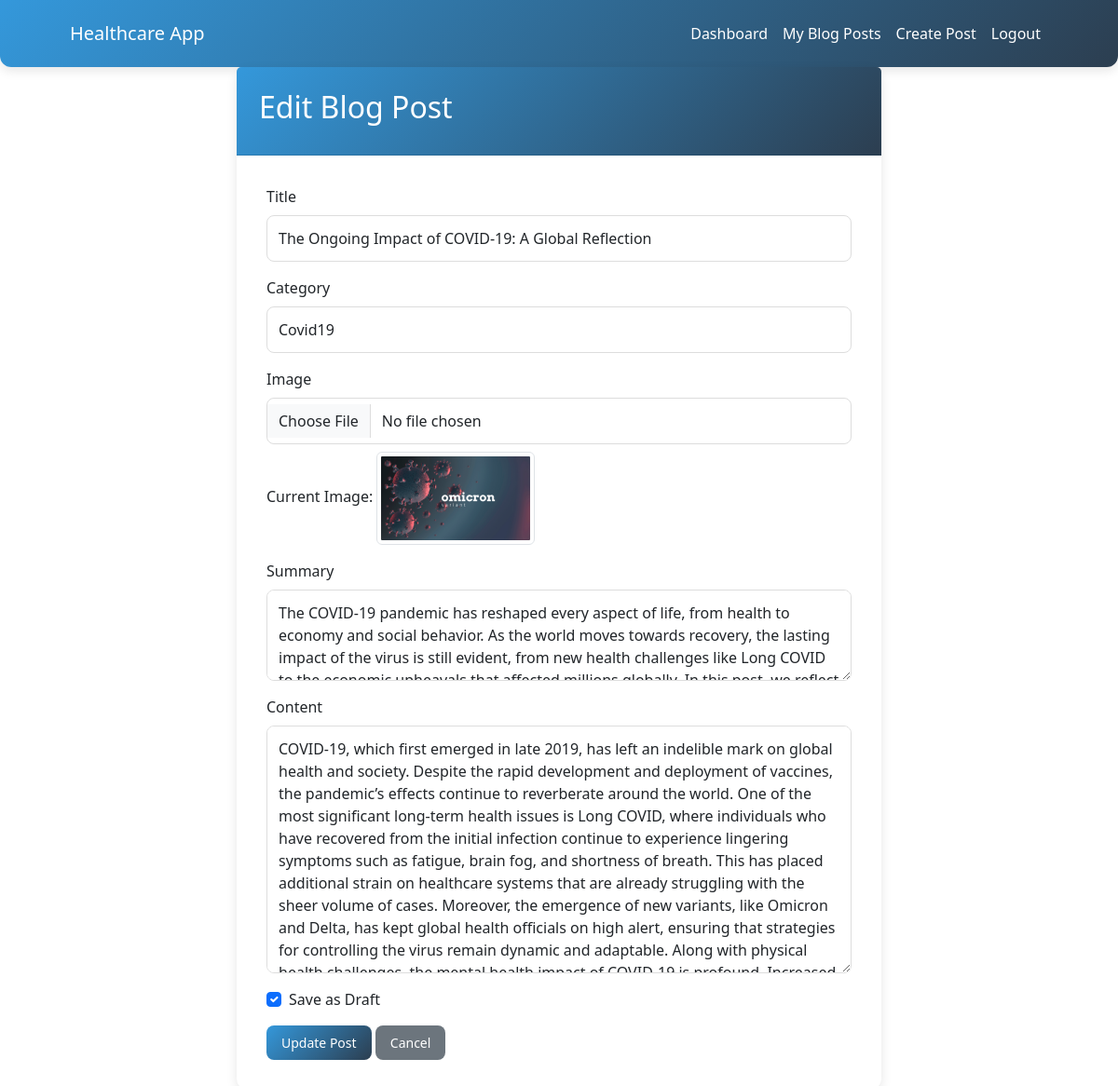
The page /blog/edit/2/ (signed in) on the database as committed earlier.
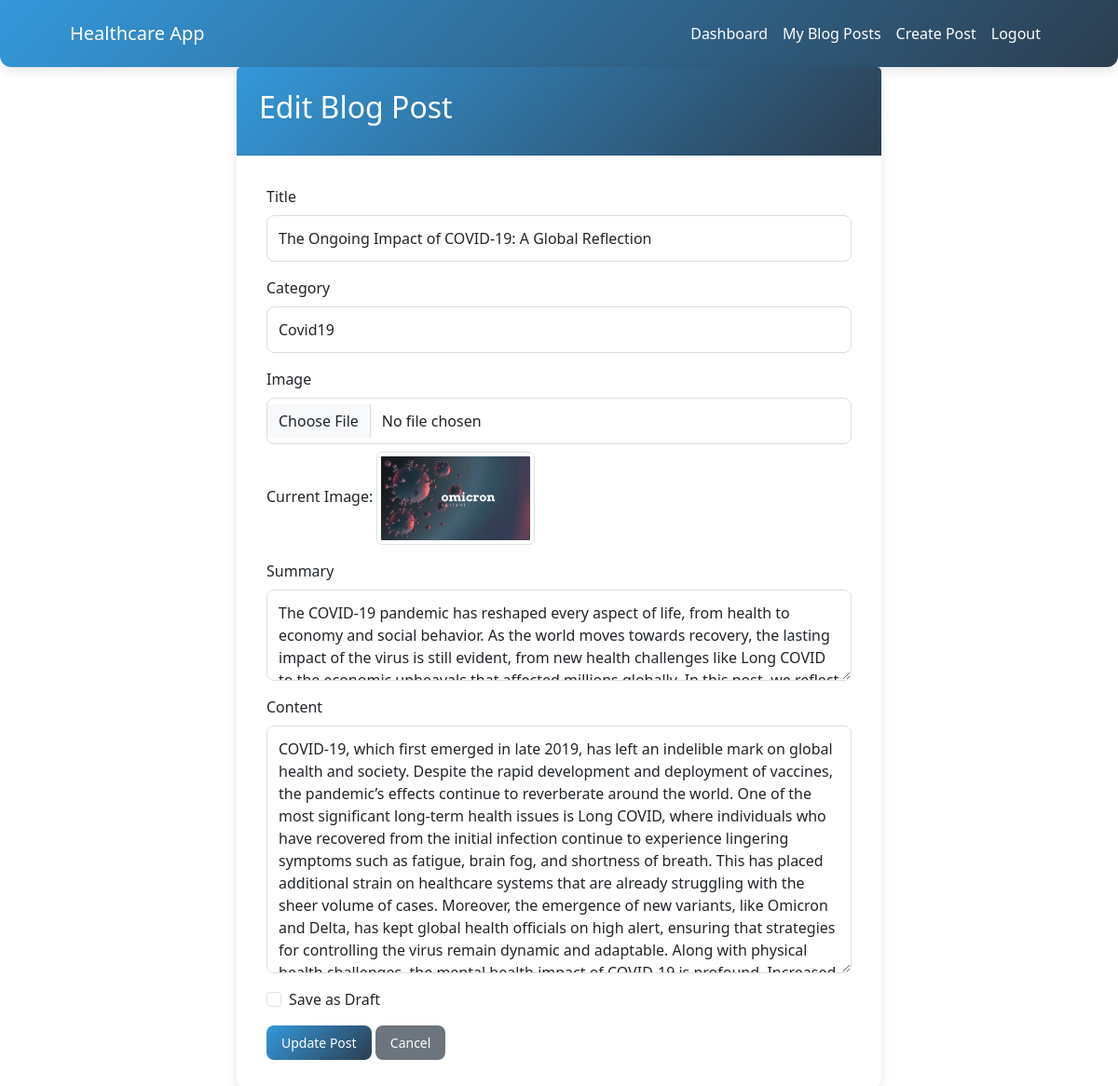
The same page on the database as committed later.
### blog/models.py (models this page shows, shortened)
class BlogPost(models.Model):
    title = models.CharField(max_length=200)
    image = models.ImageField(upload_to='blog_images/')
    category = models.ForeignKey(Category, on_delete=models.CASCADE)
    summary = models.TextField()
    content = models.TextField()
    author = models.ForeignKey(CustomUser, on_delete=models.CASCADE)
    created_at = models.DateTimeField(auto_now_add=True)
    updated_at = models.DateTimeField(auto_now=True)
    is_draft = models.BooleanField(default=False)

### blog/views.py (the view)
# urls.py: path('edit/<int:post_id>/', views.edit_blog_post, name='edit_blog_post'),
@login_required
def edit_blog_post(request, post_id):
    if request.user.user_type != 'doctor':
        return redirect('patient_dashboard')
    post = get_object_or_404(BlogPost, id=post_id, author=request.user)
    if request.method == 'POST':
        form = BlogPostForm(request.POST, request.FILES, instance=post)
        if form.is_valid():
            form.save()
            return redirect('my_blog_posts')
    else:
        form = BlogPostForm(instance=post)
    return render(request, 'blog/edit_post.html', {'form': form, 'post': post})

### blog/forms.py
class BlogPostForm(forms.ModelForm):
    class Meta:
        model = BlogPost
        fields = ['title', 'image', 'category', 'summary', 'content', 'is_draft']
        widgets = {
            'title': forms.TextInput(attrs={'class': 'form-control'}),
            'image': forms.FileInput(attrs={'class': 'form-control'}),
            'category': forms.Select(attrs={'class': 'form-control'}),
            'summary': forms.Textarea(attrs={'class': 'form-control', 'rows': 3}),
            'content': forms.Textarea(attrs={'class': 'form-control', 'rows': 10}),
            'is_draft': forms.CheckboxInput(attrs={'class': 'form-check-input'}),
        }
    def __init__(self, *args, **kwargs):
        super().__init__(*args, **kwargs)
        self.fields['category'].queryset = Category.objects.filter(
            name__in=['Mental Health', 'Heart Disease', 'Covid19', 'Immunization']
        )

### blog/models.py (called while the page is built)
    def __str__(self):
        return self.name

### blog/templates/blog/edit_post.html (shortened to what this page needs)
{% extends 'blog/base.html' %}
{% block content %}
<div class="row">
    <div class="col-md-8 offset-md-2">
        <div class="card">
            <div class="card-header">
                <h2>Edit Blog Post</h2>
            </div>
            <div class="card-body">
                <form method="post" enctype="multipart/form-data">
                    <div class="mb-3">
                        <label for="{{ form.title.id_for_label }}" class="form-label">Title</label>
                        {{ form.title }}
                    </div>
                    <div class="mb-3">
                        <label for="{{ form.category.id_for_label }}" class="form-label">Category</label>
                        {{ form.category }}
                    </div>
                    <div class="mb-3">
                        <label for="{{ form.image.id_for_label }}" class="form-label">Image</label>
                        {{ form.image }}
                        {% if post.image %}
                            <p class="mt-2">Current Image: <img src="{{ post.image.url }}" alt="{{ post.title }}" class="img-thumbnail" style="max-height: 100px;"></p>
                        {% endif %}
                    </div>
                    <div class="mb-3">
                        <label for="{{ form.summary.id_for_label }}" class="form-label">Summary</label>
                        {{ form.summary }}
                    </div>
                    <div class="mb-3">
                        <label for="{{ form.content.id_for_label }}" class="form-label">Content</label>
                        {{ form.content }}
                    </div>
                    <div class="mb-3 form-check">
                        {{ form.is_draft }}
                        <label class="form-check-label" for="{{ form.is_draft.id_for_label }}">Save as Draft</label>
                    </div>
                    <button type="submit" class="btn btn-primary">Update Post</button>
                    <a href="{% url 'my_blog_posts' %}" class="btn btn-secondary">Cancel</a>
                </form>
            </div>
        </div>
    </div>
</div>
{% endblock %}

Rows that differ between the two databases and show on the page:
changed BlogPost "The Ongoing Impact of COVID-19: A Global Reflection": is_draft "☑" → "☐"
